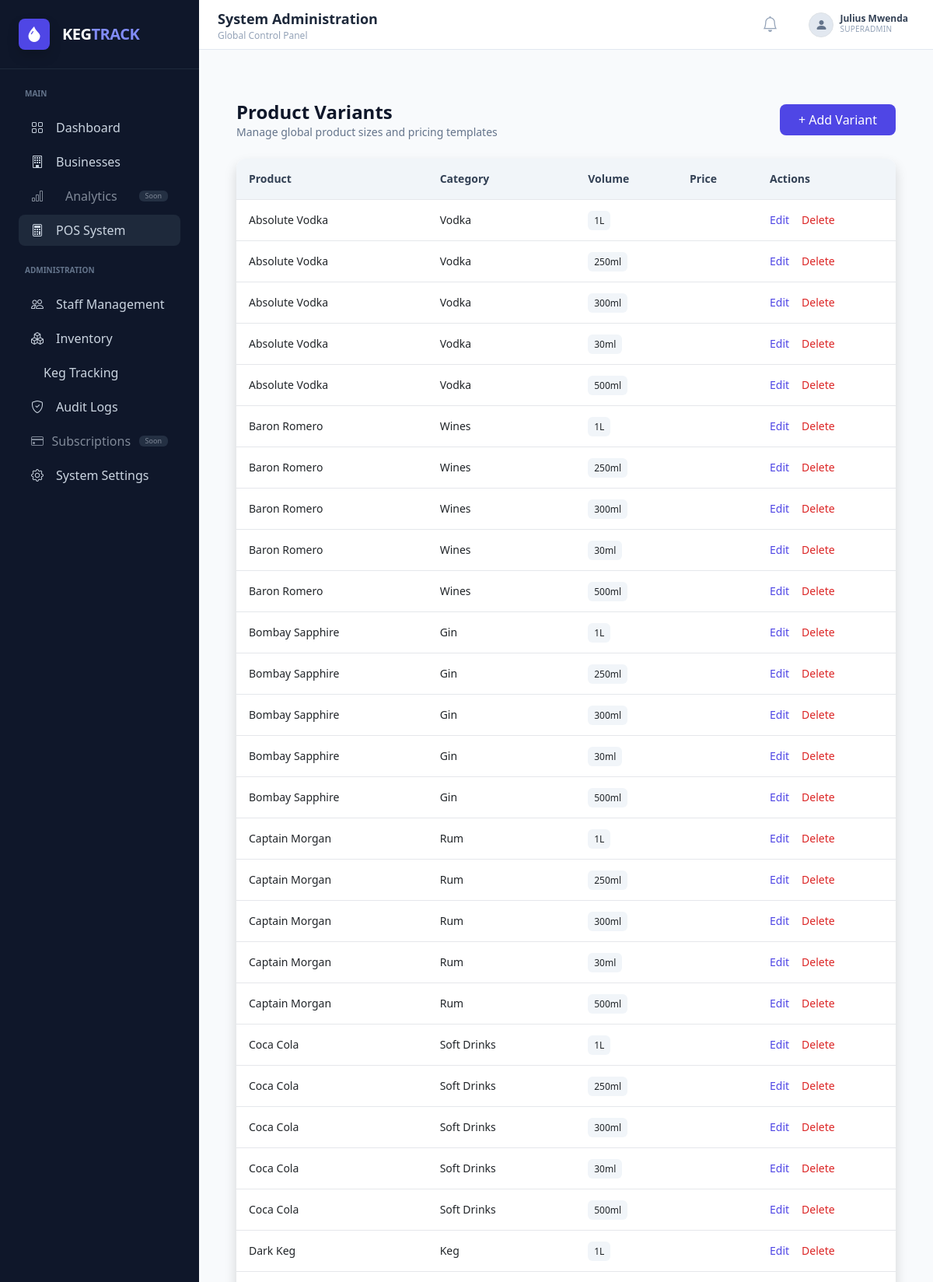
Screenshot of /inventory/catalog/variants/ (signed in, upper part) with the database file from the repository.
### accounts/models.py (models this page shows, shortened)
class User(AbstractUser):
    phone = models.CharField(max_length=20, unique=True)
    email = models.EmailField(unique=True)
    business = models.ForeignKey(
        "business.Business",
        on_delete=models.CASCADE,
        null=True,
        blank=True
    )
    role = models.ForeignKey(
        "accounts.Role",
        on_delete=models.SET_NULL,
        null=True,
        blank=True
    )
    is_superadmin = models.BooleanField(default=False)
    is_active_staff = models.BooleanField(default=True)
    must_change_password = models.BooleanField(default=True)
    is_deleted = models.BooleanField(default=False)
    last_login_ip = models.GenericIPAddressField(null=True, blank=True)
    last_device = models.CharField(max_length=255, blank=True)
    created_at = models.DateTimeField(auto_now_add=True)
    updated_at = models.DateTimeField(auto_now=True)
    USERNAME_FIELD = "username"
    REQUIRED_FIELDS = ["email", "phone", "first_name", "last_name"]
    objects = UserManager()

### inventory/models.py (models this page shows, shortened)
class ProductVariant(models.Model):
    VOLUME_CHOICES = [
        ("1L", "1 Litre"),
        ("750ml", "750 ml"),
        ("500ml", "500 ml"),
        ("300ml", "300 ml"),
        ("250ml", "250 ml"),
        ("30ml", "30 ml (Shot)"),
    ]
    product = models.ForeignKey(
        Product,
        on_delete=models.CASCADE,
        related_name="variants"
    )
    volume = models.CharField(max_length=20, choices=VOLUME_CHOICES)
    class Meta:
        constraints = [
            models.UniqueConstraint(
                fields=["product", "volume"],
                name="unique_product_variant"
            )
        ]
        indexes = [
            models.Index(fields=["product"])
        ]
        ordering = ["product", "volume"]

class Product(models.Model):
    name = models.CharField(max_length=255)
    category = models.ForeignKey(
        ProductCategory,
        on_delete=models.PROTECT,
        related_name="products"
    )
    class Meta:
        ordering = ["name"]

class ProductCategory(models.Model):
    name = models.CharField(max_length=100)
    parent = models.ForeignKey(
        "self",
        null=True,
        blank=True,
        on_delete=models.CASCADE,
        related_name="subcategories"
    )
    class Meta:
        unique_together = ("name", "parent")

### inventory/views.py (the view)
# urls.py: path("catalog/variants/", views.variant_list, name="variant_list"),
@login_required
@superadmin_required
def variant_list(request):
    variants = ProductVariant.objects.select_related("product").all()
    return render(request, "inventory/catalog/variant_list.html", {
        "variants": variants
    })

### accounts/models.py (called while the page is built)
    @property
    def code(self):
        return self.name  # alias for cleaner logic

### inventory/views.py (called while the page is built)
def superadmin_required(view_func):
    @wraps(view_func)
    def wrapper(request, *args, **kwargs):
        if not request.user.is_authenticated or not getattr(request.user, "is_superadmin", False):
            return HttpResponseForbidden("Superadmin only")
        return view_func(request, *args, **kwargs)
    return wrapper

### tracking/context_processors.py (called while the page is built)
def keg_config(request):
    config, _ = KegSystemConfig.objects.get_or_create(id=1)
    return {"config": config}

### inventory/templates/inventory/catalog/variant_list.html (shortened to what this page needs)
{% extends "base.html" %}
{% block content %}
<div class="p-6 space-y-6">
    <div class="flex justify-between items-center">
        <div>
            <h1 class="text-2xl font-bold text-slate-900">
                Product Variants
            </h1>
            <p class="text-sm text-slate-500">
                Manage global product sizes and pricing templates
            </p>
        </div>
        <a href="{% url 'inventory:variant_create' %}"
           class="px-4 py-2 bg-indigo-600 text-white rounded-lg hover:bg-indigo-700">
            + Add Variant
        </a>
    </div>
    <div class="bg-white rounded-xl shadow overflow-hidden">
        <table class="w-full text-sm">
            <thead class="bg-slate-100 text-slate-700">
                <tr>
                    <th class="p-3 text-left">Product</th>
                    <th class="p-3 text-left">Category</th>
                    <th class="p-3 text-left">Volume</th>
                    <th class="p-3 text-left">Price</th>
                    <th class="p-3 text-left">Actions</th>
                </tr>
            </thead>
            <tbody>
                {% for v in variants %}
                <tr class="border-t hover:bg-slate-50">
                    <td class="p-3 font-medium">
                        {{ v.product.name }}
                    </td>
                    <td class="p-3">
                        {{ v.product.category.name }}
                    </td>
                    <td class="p-3">
                        <span class="px-2 py-1 bg-slate-100 rounded text-xs">
                            {{ v.volume }}
                        </span>
                    </td>
                    <td class="p-3 font-semibold text-indigo-600">
                    </td>
                    <td class="p-3 flex gap-3">
                        <a href="#"
                           class="text-indigo-600 hover:underline">
                            Edit
                        </a>
                        <a href="#"
                           class="text-red-600 hover:underline">
                            Delete
                        </a>
                    </td>
                </tr>
                {% endfor %}
            </tbody>
        </table>
    </div>
</div>
{% endblock %}

### templates/includes/navbar.html (shortened to what this page needs)
<nav class="bg-white border-b border-slate-200 h-16 flex items-center justify-between px-6 sticky top-0 z-10">
    <div class="flex items-center gap-4">
        <div class="flex flex-col leading-tight">
            <span class="text-lg font-semibold text-slate-800">
                {% if request.user.is_superuser or request.user.is_superadmin %}
                    System Administration
                {% elif request.session.active_business_id %}
                    {{ request.user.business.name }}
                {% else %}
                    Business Dashboard
                {% endif %}
            </span>
            <span class="text-xs text-slate-400">
                {% if request.user.is_superuser or request.user.is_superadmin %}
                    Global Control Panel
                {% elif request.user.role %}
                    {{ request.user.role.name|upper }}
                {% else %}
                    STAFF
                {% endif %}
            </span>
        </div>
    </div>
    <div class="flex items-center gap-4">
        <button class="relative p-2 text-slate-400 hover:text-slate-600 transition">
            <i class="bi bi-bell text-xl"></i>
        </button>
        <div class="dropdown">
            <button class="flex items-center gap-2 hover:bg-slate-50 px-2 py-1 rounded transition"
                    data-bs-toggle="dropdown">
                <div class="w-8 h-8 rounded-full bg-slate-200 flex items-center justify-center border border-slate-300">
                    <i class="bi bi-person-fill text-slate-500"></i>
                </div>
                <div class="text-left hidden sm:block">
                    <p class="text-xs font-semibold leading-none text-slate-700">
                        {{ user.get_full_name|default:user.username }}
                    </p>
                    <p class="text-[10px] text-slate-400 uppercase tracking-wide">
                        {% if user.is_superuser or user.is_superadmin %}
                            SUPERADMIN
                        {% else %}
                            {{ user.role.name|default:"STAFF" }}
                        {% endif %}
                    </p>
                </div>
            </button>
        </div>
    </div>
</nav>

### templates/base.html (style rules this page uses)
.theme-owner { --role-color: #0ea5e9; }

### rows the page displays
User: get_full_name "Julius Mwenda"
ProductVariant: product.name "Absolute Vodka", product.category.name "Vodka", volume "1L"
ProductVariant: product.name "Absolute Vodka", product.category.name "Vodka", volume "250ml"
ProductVariant: product.name "Absolute Vodka", product.category.name "Vodka", volume "300ml"
ProductVariant: product.name "Absolute Vodka", product.category.name "Vodka", volume "30ml"
ProductVariant: product.name "Absolute Vodka", product.category.name "Vodka", volume "500ml"
ProductVariant: product.name "Baron Romero", product.category.name "Wines", volume "1L"
ProductVariant: product.name "Baron Romero", product.category.name "Wines", volume "250ml"
ProductVariant: product.name "Baron Romero", product.category.name "Wines", volume "300ml"
ProductVariant: product.name "Baron Romero", product.category.name "Wines", volume "30ml"
ProductVariant: product.name "Baron Romero", product.category.name "Wines", volume "500ml"
ProductVariant: product.name "Bombay Sapphire", product.category.name "Gin", volume "1L"
ProductVariant: product.name "Bombay Sapphire", product.category.name "Gin", volume "250ml"
ProductVariant: product.name "Bombay Sapphire", product.category.name "Gin", volume "300ml"
ProductVariant: product.name "Bombay Sapphire", product.category.name "Gin", volume "30ml"
ProductVariant: product.name "Bombay Sapphire", product.category.name "Gin", volume "500ml"
ProductVariant: product.name "Captain Morgan", product.category.name "Rum", volume "1L"
ProductVariant: product.name "Captain Morgan", product.category.name "Rum", volume "250ml"
ProductVariant: product.name "Captain Morgan", product.category.name "Rum", volume "300ml"
ProductVariant: product.name "Captain Morgan", product.category.name "Rum", volume "30ml"
ProductVariant: product.name "Captain Morgan", product.category.name "Rum", volume "500ml"
ProductVariant: product.name "Coca Cola", product.category.name "Soft Drinks", volume "1L"
ProductVariant: product.name "Coca Cola", product.category.name "Soft Drinks", volume "250ml"
ProductVariant: product.name "Coca Cola", product.category.name "Soft Drinks", volume "300ml"
ProductVariant: product.name "Coca Cola", product.category.name "Soft Drinks", volume "30ml"
ProductVariant: product.name "Coca Cola", product.category.name "Soft Drinks", volume "500ml"
ProductVariant: product.name "Dark Keg", product.category.name "Keg", volume "1L"
